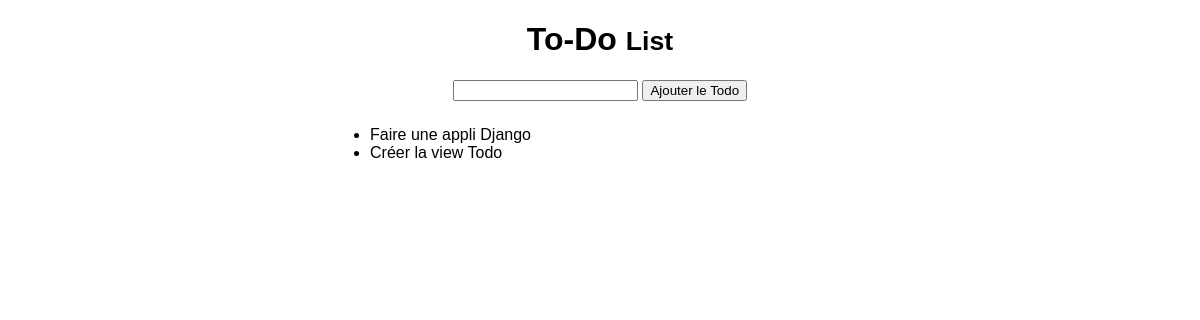
Page /todo/ on the earlier database version.
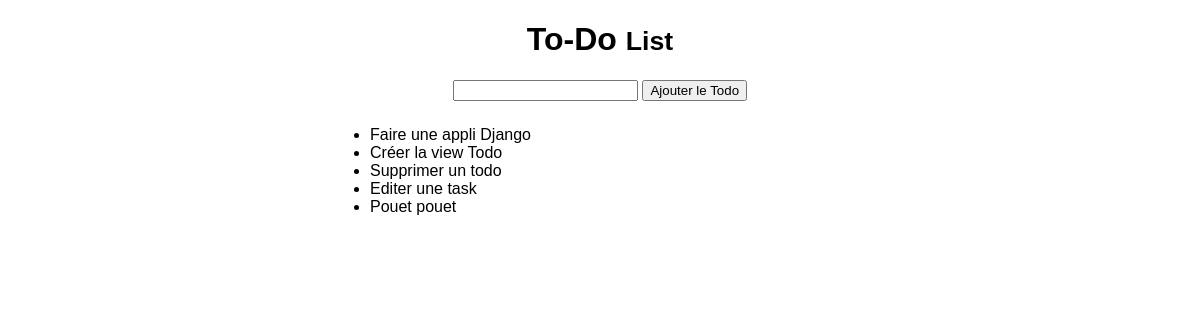
Same page on the later database version.
### todo/models.py (models this page shows, shortened)
class Task(models.Model) :
    content = models.CharField(max_length = 250)
    is_done = models.BooleanField(default = False)
    created_date = models.DateTimeField('Date de création', auto_now_add=True)

### todo/views.py (the view)
# urls.py: path('', views.index, name='index'),
def index(request):
    todolist = Task.objects.order_by('created_date')[:5]
    template =loader.get_template('todo/index.html')
    context = {
        'todolist' : todolist,
    }
    return HttpResponse(template.render(context, request))

### todo/templates/todo/index.html (shortened to what this page needs)
{% load static %}
<!DOCTYPE html>
<html>
<head>
        <link rel="stylesheet" type="text/css" href="{% static 'todo/style.css' %}">
</head>
<body>
    <div class="form-group">
      <h1>To-Do <small>List</small></h1>
    <form action="add/" method="post" class="form-inline">{% csrf_token %}
      <input type="text" name="content">
      <input type="submit" value="Ajouter le Todo">
     </form>
    </div>
    {% if todolist %}
      <ul class="list-unstyled" id="todo">
        {% for task in todolist %}
          <li>{{task.content}}</li>
        {% endfor %}
      </ul>
    {% else %}
      <p>Aucunes tâches dans votre Todo ! Ajoutez-en une</p>
    {% endif %}
</body>
</html>

### todo/static/todo/style.css (style rules this page uses)
body { font-family: Purisa, sans-serif; }
.form-group { text-align: center; padding-bottom: 25px; }
#todo { margin: 0 auto; width: 500px; }

Differences in the rows shown:
added Task: content "Supprimer un todo"
added Task: content "Editer une task"
added Task: content "Pouet pouet"
